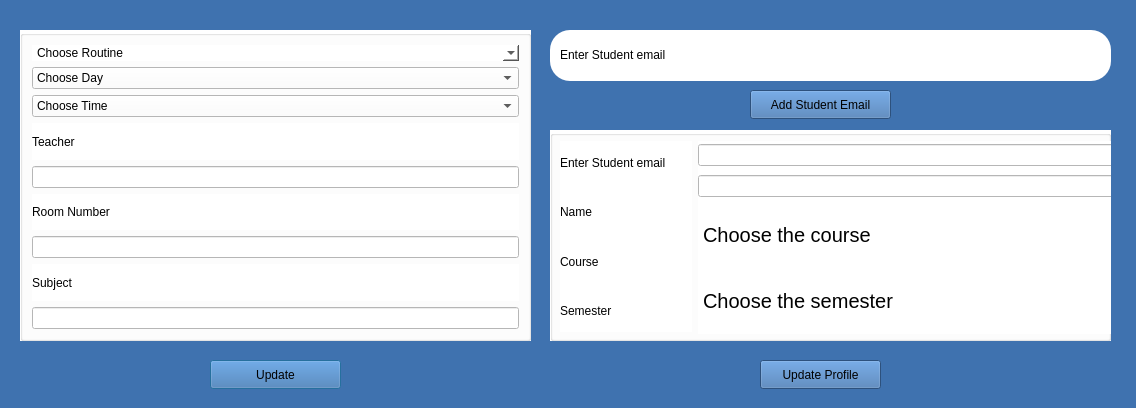
<?xml version="1.0" encoding="UTF-8"?>
<ui version="4.0">
 <class>admin</class>
 <widget class="QDialog" name="admin">
  <property name="geometry">
   <rect>
    <x>0</x>
    <y>0</y>
    <width>1136</width>
    <height>408</height>
   </rect>
  </property>
  <property name="windowTitle">
   <string>Dialog</string>
  </property>
  <property name="styleSheet">
   <string notr="true">background-color:#3F72AF
</string>
  </property>
  <widget class="QPushButton" name="pushButton">
   <property name="geometry">
    <rect>
     <x>210</x>
     <y>360</y>
     <width>131</width>
     <height>29</height>
    </rect>
   </property>
   <property name="styleSheet">
    <string notr="true">
    background-color: white;
    border-style: outset;
    
    border-radius: 10px;
    border-color: beige;
    font: bold 14px;
    
    padding: 6px;

QPushButton#evilButton:pressed {
    background-color: rgb(224, 0, 0);
    border-style: inset;
}</string>
   </property>
   <property name="text">
    <string>Update</string>
   </property>
  </widget>
  <widget class="QPushButton" name="pushButton_2">
   <property name="geometry">
    <rect>
     <x>760</x>
     <y>360</y>
     <width>121</width>
     <height>29</height>
    </rect>
   </property>
   <property name="styleSheet">
    <string notr="true">
    background-color: white;
    border-style: outset;
    
    border-radius: 10px;
    border-color: beige;
    font: bold 14px;
    
    padding: 6px;

QPushButton#evilButton:pressed {
    background-color: rgb(224, 0, 0);
    border-style: inset;
}</string>
   </property>
   <property name="text">
    <string>Update Profile</string>
   </property>
  </widget>
  <widget class="QPushButton" name="pushButton_3">
   <property name="geometry">
    <rect>
     <x>750</x>
     <y>90</y>
     <width>141</width>
     <height>29</height>
    </rect>
   </property>
   <property name="styleSheet">
    <string notr="true">
    background-color: white;
    border-style: outset;
    
    border-radius: 10px;
    border-color: beige;
    font: bold 14px;
    
    padding: 6px;

QPushButton#evilButton:pressed {
    background-color: rgb(224, 0, 0);
    border-style: inset;
}</string>
   </property>
   <property name="text">
    <string>Add Student Email</string>
   </property>
  </widget>
  <widget class="QGroupBox" name="groupBox">
   <property name="geometry">
    <rect>
     <x>20</x>
     <y>30</y>
     <width>511</width>
     <height>311</height>
    </rect>
   </property>
   <property name="styleSheet">
    <string notr="true">color:black;
background-color:white;
</string>
   </property>
   <property name="title">
    <string/>
   </property>
   <layout class="QVBoxLayout" name="verticalLayout_3">
    <item>
     <widget class="QComboBox" name="comboBox">
      <property name="styleSheet">
       <string notr="true">border-radius:20px</string>
      </property>
      <item>
       <property name="text">
        <string>Choose Routine</string>
       </property>
      </item>
      <item>
       <property name="text">
        <string>Computer I</string>
       </property>
      </item>
      <item>
       <property name="text">
        <string>Civil I</string>
       </property>
      </item>
     </widget>
    </item>
    <item>
     <widget class="QComboBox" name="comboBox_2">
      <item>
       <property name="text">
        <string>Choose Day</string>
       </property>
      </item>
      <item>
       <property name="text">
        <string>Sunday</string>
       </property>
      </item>
      <item>
       <property name="text">
        <string>Monday</string>
       </property>
      </item>
      <item>
       <property name="text">
        <string>Tuseday</string>
       </property>
      </item>
      <item>
       <property name="text">
        <string>Wednesday</string>
       </property>
      </item>
      <item>
       <property name="text">
        <string>Thursday</string>
       </property>
      </item>
      <item>
       <property name="text">
        <string>Friday</string>
       </property>
      </item>
     </widget>
    </item>
    <item>
     <widget class="QComboBox" name="comboBox_3">
      <item>
       <property name="text">
        <string>Choose Time</string>
       </property>
      </item>
      <item>
       <property name="text">
        <string>9-10</string>
       </property>
      </item>
      <item>
       <property name="text">
        <string>10-11</string>
       </property>
      </item>
      <item>
       <property name="text">
        <string>11-12</string>
       </property>
      </item>
      <item>
       <property name="text">
        <string>12-13</string>
       </property>
      </item>
      <item>
       <property name="text">
        <string>13-14</string>
       </property>
      </item>
      <item>
       <property name="text">
        <string>14-15</string>
       </property>
      </item>
      <item>
       <property name="text">
        <string>15-16</string>
       </property>
      </item>
     </widget>
    </item>
    <item>
     <widget class="QLabel" name="label_4">
      <property name="text">
       <string>Teacher</string>
      </property>
     </widget>
    </item>
    <item>
     <widget class="QLineEdit" name="lineEdit_teacher"/>
    </item>
    <item>
     <widget class="QLabel" name="label_3">
      <property name="text">
       <string>Room Number</string>
      </property>
     </widget>
    </item>
    <item>
     <widget class="QLineEdit" name="lineEdit_room"/>
    </item>
    <item>
     <widget class="QLabel" name="label_2">
      <property name="text">
       <string>Subject</string>
      </property>
     </widget>
    </item>
    <item>
     <widget class="QLineEdit" name="lineEdit_subject">
      <property name="text">
       <string/>
      </property>
     </widget>
    </item>
   </layout>
  </widget>
  <widget class="QGroupBox" name="groupBox_2">
   <property name="geometry">
    <rect>
     <x>550</x>
     <y>130</y>
     <width>561</width>
     <height>211</height>
    </rect>
   </property>
   <property name="styleSheet">
    <string notr="true">background-color:white;
color:black;
</string>
   </property>
   <property name="title">
    <string/>
   </property>
   <widget class="QWidget" name="">
    <property name="geometry">
     <rect>
      <x>10</x>
      <y>11</y>
      <width>132</width>
      <height>191</height>
     </rect>
    </property>
    <layout class="QVBoxLayout" name="verticalLayout">
     <item>
      <widget class="QLabel" name="label">
       <property name="text">
        <string>Enter Student email</string>
       </property>
      </widget>
     </item>
     <item>
      <widget class="QLabel" name="label_5">
       <property name="text">
        <string>Name</string>
       </property>
      </widget>
     </item>
     <item>
      <widget class="QLabel" name="label_6">
       <property name="text">
        <string>Course</string>
       </property>
      </widget>
     </item>
     <item>
      <widget class="QLabel" name="label_7">
       <property name="text">
        <string>Semester</string>
       </property>
      </widget>
     </item>
    </layout>
   </widget>
   <widget class="QWidget" name="">
    <property name="geometry">
     <rect>
      <x>148</x>
      <y>11</y>
      <width>695</width>
      <height>193</height>
     </rect>
    </property>
    <layout class="QVBoxLayout" name="verticalLayout_2">
     <item>
      <widget class="QLineEdit" name="lineEdit_email"/>
     </item>
     <item>
      <widget class="QLineEdit" name="lineEdit_name"/>
     </item>
     <item>
      <widget class="QComboBox" name="comboBox_course">
       <property name="styleSheet">
        <string notr="true">position: absolute;
width: 675px;
height: 57px;
left: 785px;
top: 252px;


border-radius: 20px;
font-size:20px;
</string>
       </property>
       <item>
        <property name="text">
         <string>Choose the course</string>
        </property>
       </item>
       <item>
        <property name="text">
         <string>Computer Engineering</string>
        </property>
       </item>
       <item>
        <property name="text">
         <string>Civil Engineering</string>
        </property>
       </item>
       <item>
        <property name="text">
         <string>Mechanical Engineering</string>
        </property>
       </item>
       <item>
        <property name="text">
         <string>Geomatics Engineering</string>
        </property>
       </item>
       <item>
        <property name="text">
         <string>Environmental Engineering</string>
        </property>
       </item>
       <item>
        <property name="text">
         <string>Electrical Engineering</string>
        </property>
       </item>
      </widget>
     </item>
     <item>
      <widget class="QComboBox" name="comboBox_sem">
       <property name="styleSheet">
        <string notr="true">position: absolute;
width: 675px;
height: 57px;
left: 785px;
top: 252px;


border-radius: 20px;
font-size:20px;
</string>
       </property>
       <item>
        <property name="text">
         <string>Choose the semester</string>
        </property>
       </item>
       <item>
        <property name="text">
         <string>I</string>
        </property>
       </item>
       <item>
        <property name="text">
         <string>II</string>
        </property>
       </item>
       <item>
        <property name="text">
         <string>III</string>
        </property>
       </item>
       <item>
        <property name="text">
         <string>IV</string>
        </property>
       </item>
       <item>
        <property name="text">
         <string>V</string>
        </property>
       </item>
       <item>
        <property name="text">
         <string>VI</string>
        </property>
       </item>
       <item>
        <property name="text">
         <string>VII</string>
        </property>
       </item>
       <item>
        <property name="text">
         <string>VIII</string>
        </property>
       </item>
      </widget>
     </item>
    </layout>
   </widget>
  </widget>
  <widget class="QGroupBox" name="groupBox_3">
   <property name="geometry">
    <rect>
     <x>550</x>
     <y>30</y>
     <width>561</width>
     <height>51</height>
    </rect>
   </property>
   <property name="styleSheet">
    <string notr="true">background-color:white;
color:black;
border-radius:20px</string>
   </property>
   <property name="title">
    <string/>
   </property>
   <widget class="QWidget" name="">
    <property name="geometry">
     <rect>
      <x>10</x>
      <y>10</y>
      <width>531</width>
      <height>30</height>
     </rect>
    </property>
    <layout class="QHBoxLayout" name="horizontalLayout_3">
     <item>
      <widget class="QLabel" name="label_8">
       <property name="text">
        <string>Enter Student email</string>
       </property>
      </widget>
     </item>
     <item>
      <widget class="QLineEdit" name="lineEdit_email_2"/>
     </item>
    </layout>
   </widget>
  </widget>
 </widget>
 <resources/>
 <connections/>
</ui>
